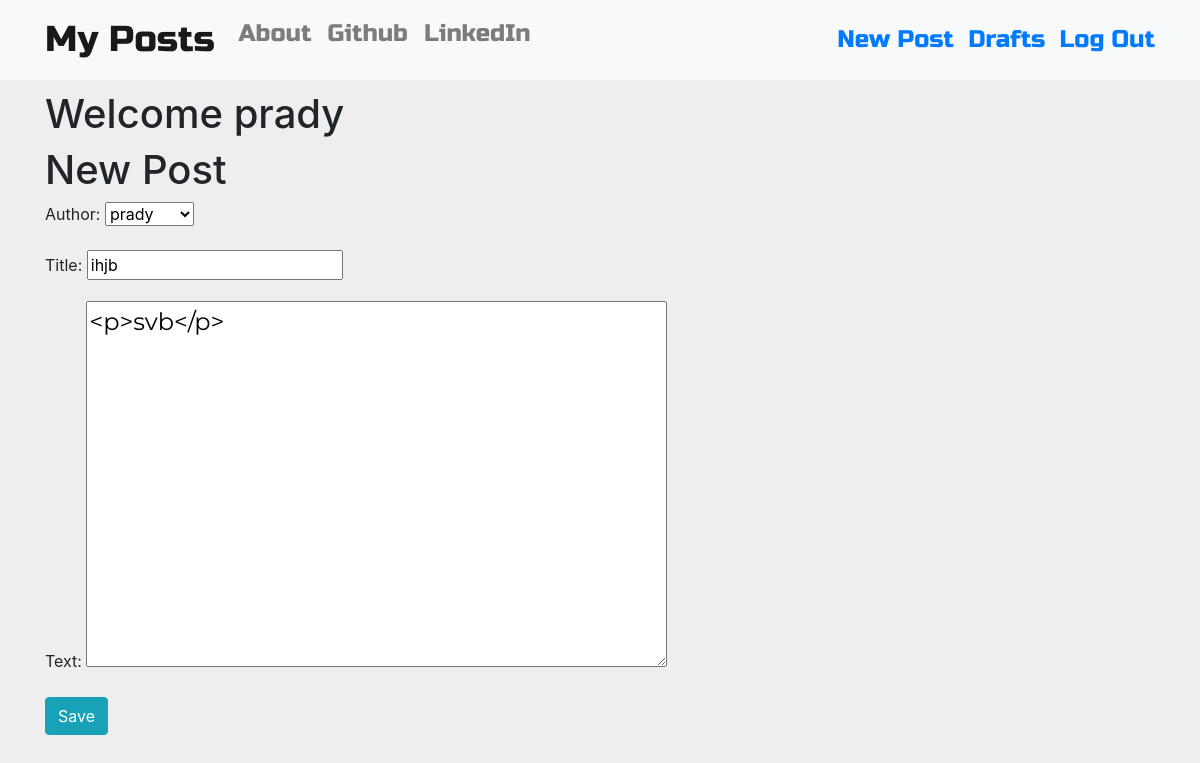
The page /post/7/edit/ (signed in) on the database its author committed.
### blog/models.py (models this page shows, shortened)
class Post(models.Model):
    author=models.ForeignKey('auth.User',on_delete=models.CASCADE)
    title=models.CharField(max_length=200)
    text=models.TextField()
    create_date=models.DateTimeField(default=timezone.now)
    published_date=models.DateTimeField(blank=True,null=True)

### blog/views.py (the view)
# urls.py: re_path('post/(?P<pk>\d+)/edit/$',views.UpdatePostView.as_view(),name='post_edit'),
class UpdatePostView(LoginRequiredMixin,UpdateView):
    login_url='/login/'
    redirect_field_name='blog/post_detail.html'
    form_class=PostForm
    model=models.Post

### blog/forms.py
class PostForm(forms.ModelForm):
    class Meta():
        model=Post
        fields=('author','title','text')
        widgets={
            'title':forms.TextInput(attrs={'class':'textinputclass'}),
            'text' : forms.Textarea(attrs={'class':'editable medium-editor-textarea postcontent'}),
        }

### blog/templates/blog/post_form.html (shortened to what this page needs)
{% extends 'blog/base.html' %}
{% block content %}
  <h1>New Post</h1>
  <form class="post-form" method="POST">
    {{form.as_p}}
    <button type="submit" class=" btn btn-info" >Save</button>
  </form>
{% endblock %}

### blog/templates/blog/base.html (shortened to what this page needs)
<!DOCTYPE html>
{% load static %}
<html lang="en" dir="ltr">
  <head>
    <link rel="stylesheet" href="https://stackpath.bootstrapcdn.com/bootstrap/4.3.1/css/bootstrap.min.css">
    <link rel="stylesheet" href="//cdn.jsdelivr.net/medium-editor/latest/css/medium-editor.min.css" type="text/css" media="screen" charset="utf-8">
    <link rel="stylesheet" href="{% static 'css/blog.css' %}">
  </head>
  <body class="loader">
    <nav class="navbar navbar-expand-lg techfont custom-navbar navbar-light bg-light" style="background-color: #e3f2fd;">
      <div class="container">
        <ul class="nav navbar-nav">
          <li><a class="navbar-brand bigbrand" href="{% url 'post_list' %}">My Posts</a></li>
          <li><a class="nav-link" href="{% url 'about' %}">About</a></li>
          <li><a class="nav-link" href="https://www.github.com/Pradyumn542">Github</a></li>
          <li><a class="nav-link" href="https://www.linkedin.com/in/pradyumn-pandey-3523471ab">LinkedIn</a></li>
    </ul>
    <ul class="nav navbar-nav navbar-right" "l1">
      {% if user.is_authenticated %}
      <li>
        <a href="{% url 'post_new' %}"> New Post  &nbsp;</a>
      </li>
      <li>
        <a href="{% url 'post_draft_list' %}"> Drafts &nbsp; </a>
      </li>
      <li>
        <a href="{% url 'logout' %}">Log Out </a>
      </li>
      {% else %}
      <li><a class=" btn btn-primary " href="{% url 'login' %}"><span class="glyphicon glyphicon-user"  ></span>Login </a></li>
      {% endif %}
    </ul>
      </div>
    </nav>
    <div class="content container">
      <div class="row">
        <div class="col-md-8">
          <div class="blog_posts">
            {% if user.is_authenticated %}
            <h1>Welcome {{user.username}}</h1>
            {% endif %}
            {% block content %}
            {% endblock %}
          </div>
        </div>
      </div>
    </div>
  </body>
</html>

### blog/static/css/blog.css (style rules this page uses)
body { background: #EEEEEE; }
.techfont { font-family: 'Russo One', sans-serif; font-size: 1.5em; margin-bottom: 10px; }
.postcontent { font-family: 'Montserrat'; font-size: 1.5em; }
.bigbrand { font-size: 1.5em; }
.loader { filter:hue-rotate(0deg); color: linear-gradient(45deg,#0f8,#08f); animation:hue 5000ms infinite linear; }

### rows shown on the page
Post: author "prady", title "ihjb", text "<p>svb</p>"

### other values the page prints
{{ user.username }} "prady"
